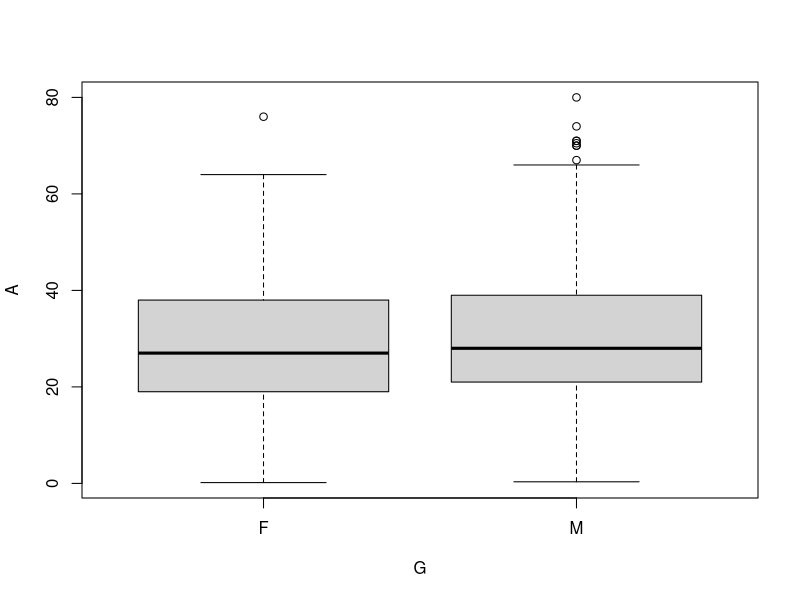
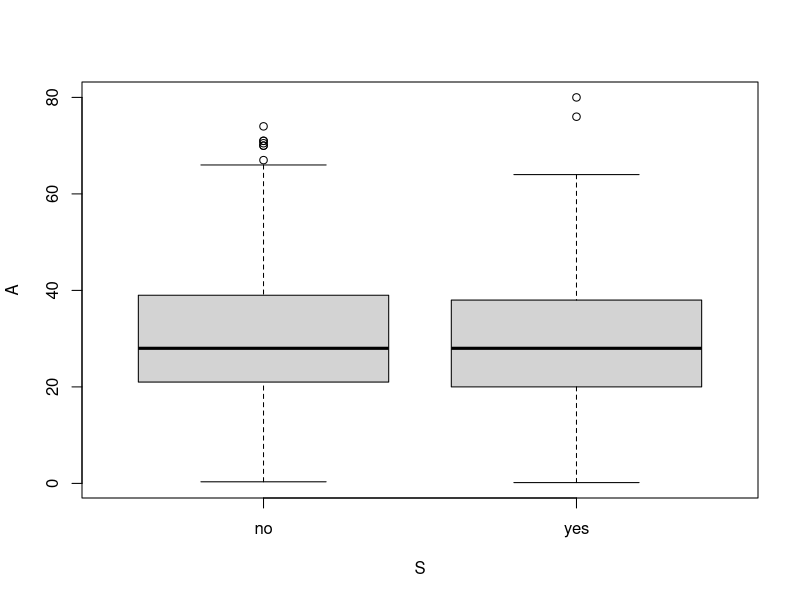
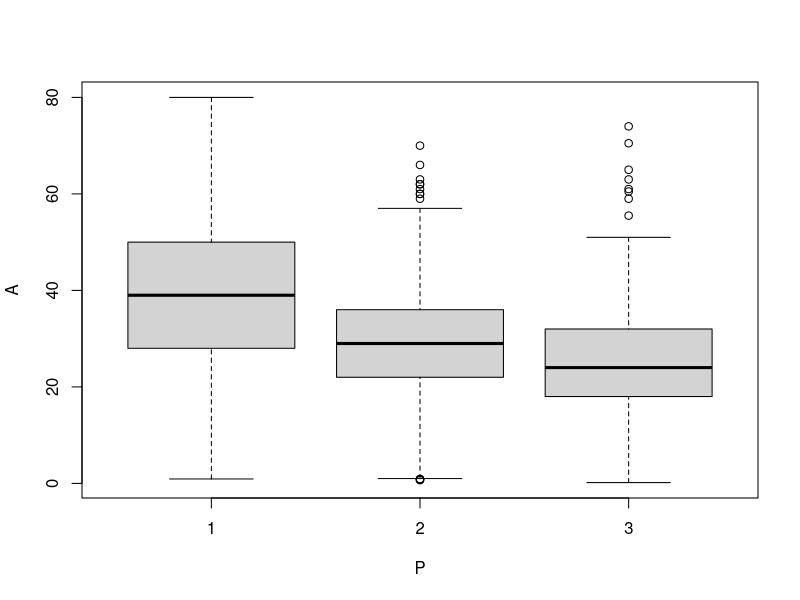
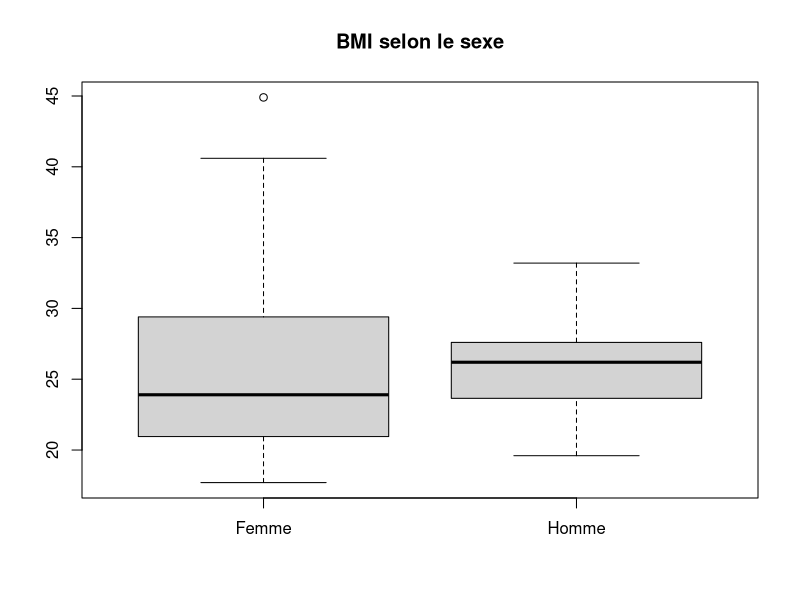

Generate these figures, in order, with R:
#----------------------------------------------------------------------
# Exercice 1
#----------------------------------------------------------------------
#----------------------- question 1 -----------------------------------
titanic <- read.table("titanic.csv",header=TRUE,sep=";")
P <- titanic[,"pclass"]
S <- titanic[,"survived"]
G <- titanic[,"gender"]
A <- titanic[,"age"]
#----------------------- question 2 -----------------------------------
by(A,G,summary)                             # indicateurs statistiques
#----------------------- question 3 -----------------------------------
boxplot(A~G)                                # boxplot
#----------------------- question 4 -----------------------------------
Af <- A[G=="F"]                             # ages des femmes
Am <- A[G=="M"]                             # ages des hommes
#----------------------- question 5 -----------------------------------
t.test(Af,Am,var.equal=F,paired=F)          # test bilateral de comparaison de deux grands echantillons indep
t.test(Af,Am)                               #même sortie car choix par défaut de var.equal et paired :F
# conclusion littérale : on peut conclure qu'en moyenne les ages diffèrent avec un risque de se tromper
# alpha, dès que alpha est supérieur à 4,072%
#----------------------- question 6 -----------------------------------
t.test(Af,Am,alternative="less")            # test unilatéral inferieur
#----------------------- question 7 -----------------------------------
#----------------------- question 7 a-----------------------------------
Afr<-Af[1:20]
Amr<-Am[1:15]
#----------------------- question 7 b-----------------------------------
#Modèle :
#X age femmes de loi normale (mux,sigma2x),
#Y age hommes de loi normale (muy,sigma2y), 
#X et Y indépendantes.
#sigmax=sigmay (égalité des écart-types et des variances)
#----------------------- question 7 c-----------------------------------
#T=(Xbar-Ybar)/sqrt(Sigma^2(1/nx+1/ny)) de loi de Studant nx+ny-2 sous H0
#----------------------- question 7 d-----------------------------------
nx<-length(Afr);ny<-length(Amr)
Sigma2<-((nx-1)*var(Afr)+(ny-1)*var(Amr))/(nx+ny-2)   #estimations de la variance sigma2 commune
Tcalc<-(mean(Afr)-mean(Amr))/sqrt(Sigma2*(1/nx+1/ny)) #stat de test
pt(Tcalc,nx+ny-2)*2       #car Tcalc est negatif
#----------------------- question 7 e-----------------------------------
t.test(Afr,Amr,var.equal=TRUE)   #avec egalité des variances on peut appliquer le test car nx et ny petis
t.test(Afr,Amr)  # attention : ici le test est réalisé sans hyp d'égalité et le résultat diffère. Ce test n'est 
                 #pas correct car les échantillons étant petits IL FAUT SUPPOSER EGALITE DES VAR
#----------------------- question 7 f-----------------------------------
#H0:sigmax=sigmay et H1:sigmax non= sigmay
#conditions : normalité de X et Y et indépendance entre X et Y
Tcalc=var(Afr)/var(Amr) #valeur de la stat de test
2*pf(Tcalc,nx-1,ny-1)   #calcul pval pour un tcalc<1
var.test(Afr,Amr)       #avec la fonction de R
#----------------------- question 8 -----------------------------------

by(A,S,summary)                             # indicateurs statistiques
boxplot(A~S)                                # boxplot
An <- A[S=="no"]                            # ages des non survivants
Ay <- A[S=="yes"]                           # ages des survivants
t.test(An,Ay)                               # test de comparaison de deux echantillons
t.test(An,Ay,alternative="less")            # test unilatéral
t.test(An,Ay,alternative="greater")         # test unilatéral
#----------------------- question 9 -----------------------------------
boxplot(A~P)                                # boxplot
#----------------------- question 10 -----------------------------------
A1 <- A[P==1]                               # ages des premieres classes
A2 <- A[P==2]                               # ages des deuxièmes classes
A3 <- A[P==3]                               # ages des troisièmes classes
#----------------------- question 11 -----------------------------------
t.test(A1,A2,alternative="greater")         # premiere contre deuxieme classe
t.test(A1,A3,alternative="greater")         # premiere contre troisième
t.test(A2,A3,alternative="greater")         # deuxieme contre troisième


  

#----------------------------------------------------------------------
# Exercice 2
#----------------------------------------------------------------------

#----------------------------------------------------------------------
#----------------------- question 1 -----------------------------------
HER=read.table("her.txt", header=TRUE, sep="\t")
head(HER)
B<-HER$BMI
S<-HER$sex
BH<-B[S==0]
BF<-B[S==1]
#----------------------- question 2 -----------------------------------
summary(BF)
summary(BH)
boxplot(BF, BH, main="BMI selon le sexe", names=c("Femme", "Homme"))
#----------------------- question 3 -----------------------------------
t.test(BF, BH, var.equal=FALSE)   # test d'egalité de deux moyennes, variances différentes
t.test(BF, BH, var.equal=TRUE)    # test d'egalité de deux moyennes, variances egales
#Remarque : ici la statistique de test a la même valeur avec ou sans egalité des variances
#car les deux échantillons sont de meme taille. Attention ce n'est pas le cas
#autrement. Pour récupérer la valeur de la stat de test :
names(t.test(BF, BH, var.equal=FALSE) ) #indique le nom des quantités calculées
t.test(BF, BH, var.equal=FALSE)$statistic #retourne la stat de test, variances différentes
t.test(BF, BH, var.equal=TRUE)$statistic #retourne la stat de test, variances égales
#Attention les p-val sont légèrement différentes puisque avec var égale
#on utilise Student et avec var diff loi normale
t.test(BF, BH, var.equal=FALSE)$p.value
t.test(BF, BH, var.equal=TRUE)$p.value
#----------------------- question 4 -----------------------------------
sys<-HER$sys
Tr<-HER$treat
sysT<-sys[Tr==1]              # données des patients traités
sysNT<-sys[Tr==0]             # données des patients non traités
t.test(sysT,sysNT,var.equal=TRUE)
t.test(sysT,sysNT,var.equal=F) #légere différence mais pas sign
#----------------------- question 5 -----------------------------------
#ici on fait un test de comparaison de moyenne pour des échantillons APPARIES
#modéle : X: pression syst; Y: pression dias.; D=X-Y de loi normale (muD,sigma2D)
#test : H0: muD=0; H1: muD non = 0
dia<-HER$dia
d<-sys-dia                         #echantillon des différences
Tcalc<-mean(d)*sqrt(length(d))/sd(d)
2*(1-pt(Tcalc,length(d)-1))        #calcul de la p-val avec Tcalc>0
t.test(d)                          #test sur un seul echantillon, celui des différences
t.test(sys,dia,paired=T)           #pareil mais avec l'utilisation des  2 echantillons appariés
t.test(sys,dia,paired=T)$p.value   #pour afficher la valeur précise

#----------------------- question 6 -----------------------------------
t.test(sys,dia,paired=T,alternative="greater")     #puisque tcalc>0   
t.test(sys,dia,paired=T,alternative="greater")$p.value
#---------------------------------------------------------------------
# Exercice 3
#----------------------------------------------------------------------
#----------------------- question 1 -----------------------------------
data=read.table("cardiaque.csv", header=TRUE, sep=";")
head(data)
names(data)
S<-data$systolique
Act<-data$activiteBinaire
SA<-S[Act==1]
SHA<-S[Act==0]
#----------------------- question 2 -----------------------------------
summary(S)
summary(SA)
summary(SHA)
#----------------------- question 3 -----------------------------------
t.test(SHA, SA, alternative="greater")
#----------------------- question 4 -----------------------------------
C<-data$cardiaque
ST<-S[C==1]
SNT<-S[C==0]
t.test(ST, SNT, alternative="greater")
#En moyenne la pression systolique est plus élévée chez les patients traités que chez les noms traités
#conclusion donnée avec un  risque d'erreur supérieur à 7.10^-5
